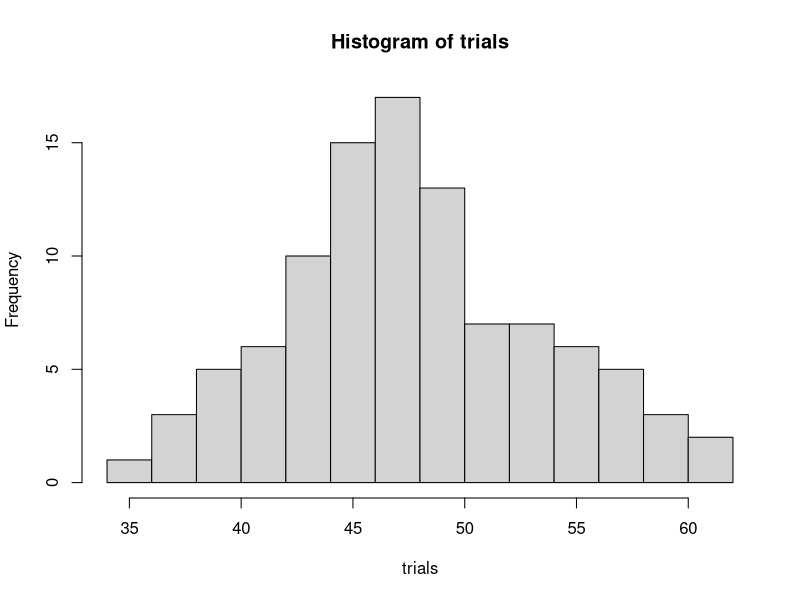
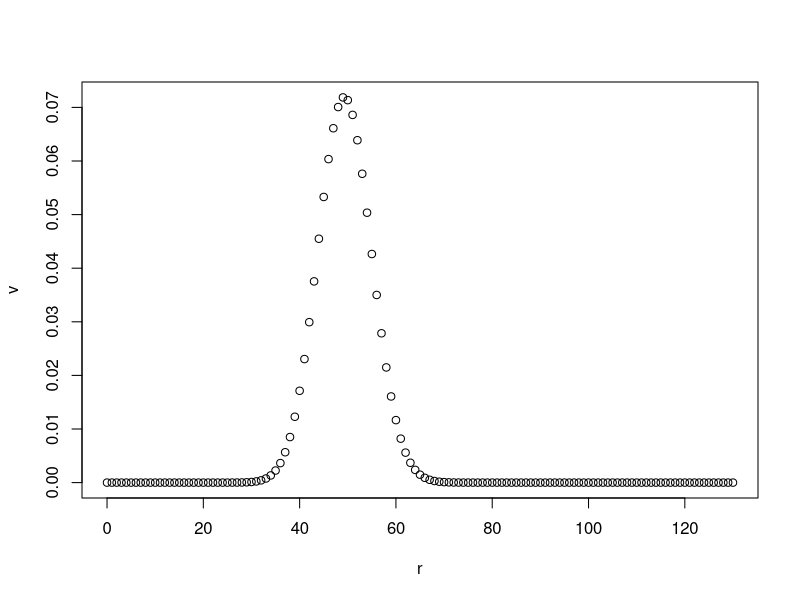
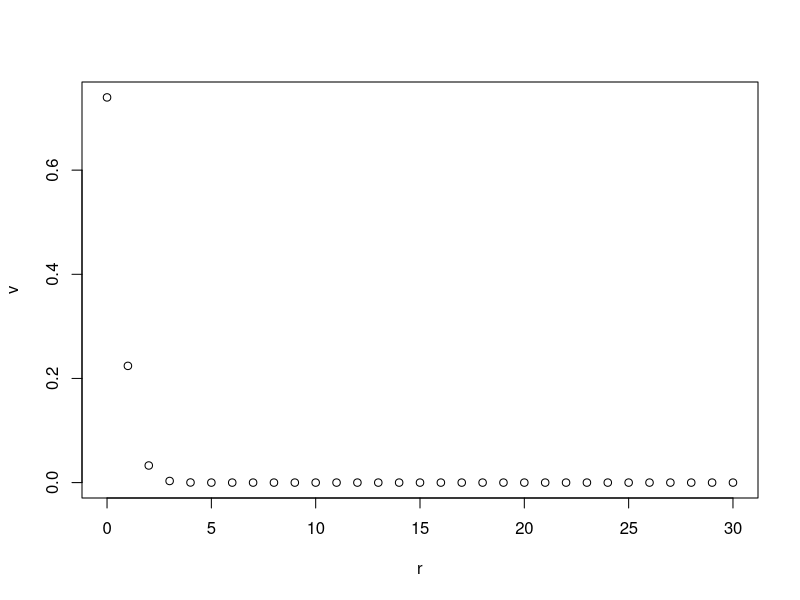
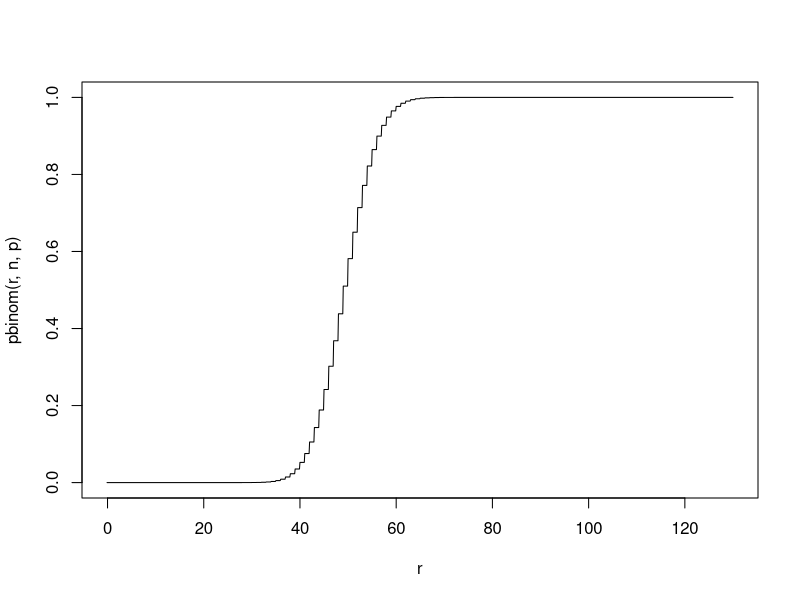
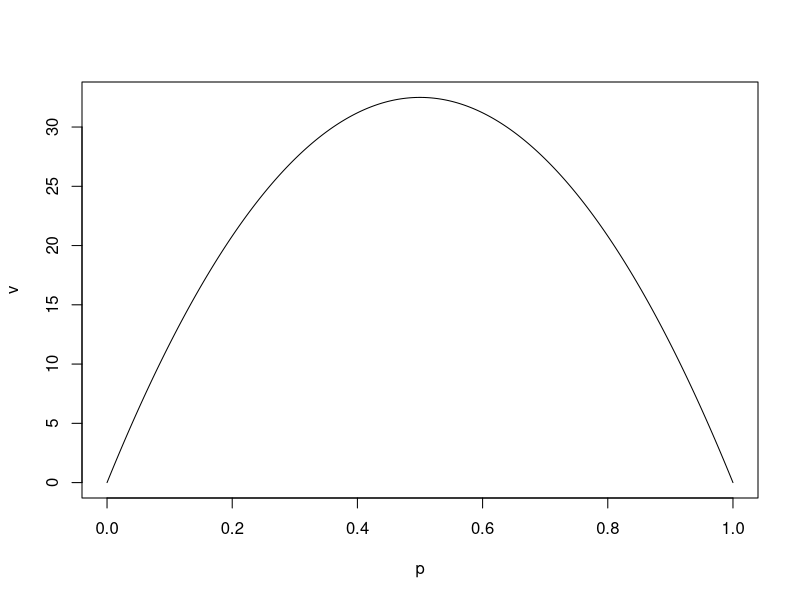

Reproduce these figures in R, in order.
x <- c("H", "T")
result <- sample(x, 200, replace=TRUE)
result

x <- c(1, 0)
result <- sample(x, 130, replace = TRUE, prob=c(0.38, 0.62) )
result

sum(result)

sum(sample(x, 130, replace=TRUE, prob=c(0.38, 0.62)))

# We are going to keep track of the results in a variable called trials, so we first initalize this variable as an empty column
trials <- c()

# Then our for loop - in this case we just want the loop to repeat the command 100 times
for (k in 1:100) { 
  # each loop will compute the number of food insecure students in our random sample of 130 students, 
  # make that a column, and 
  # then add that to the end of the trials column
  trials <- c(trials, sum(sample(x, 130, replace=TRUE, prob=c(0.38, 0.62))))
}

trials

# The paramter breaks is determining how many bins to use
hist(trials, breaks=10)

summary(trials)

0.38*130

130 * 0.38 * 0.62^129

choose(130, 2) * 0.38^2 * 0.62^128

r <- c(0:130)
v <- choose(130, r) * 0.38^r * 0.62^(130 - r)
plot(r, v)

p <- 0.01
n <- 30
r <- c(0:n)
v <- choose(n, r) * p^r * (1-p)^(n - r)
plot(r, v)

sum(v)

r <- c(0:39)
sum( choose(130, r) * 0.38^r * 0.62^(130 - r) )

dbinom(39, 130, 0.38)

pbinom(39, 130, 0.38)

n <- 130
p <- 0.38
r <- c(-1:(10*n))/10
plot(r, pbinom(r, n, p), type="l")

r <- c(0:130)
sum( r*dbinom(r, 130, 0.38))

r <- c(0:130)
sigma2 <- sum( r^2*dbinom(r, 130, 0.38)) - (130*0.38)^2
sigma2

sqrt(sigma2)

n <- 130
p <- c(0:1000)/1000
v <- n*p*(1-p)
plot(p, v, type="l")


